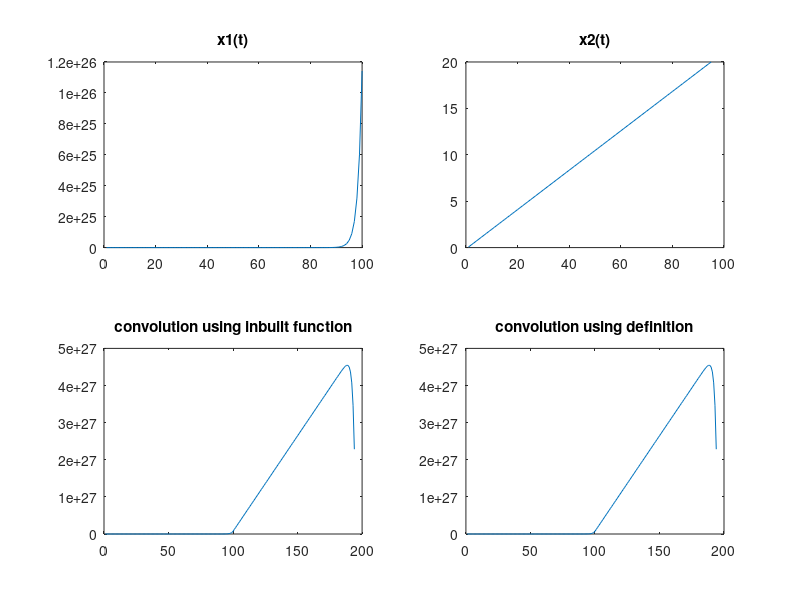

The MATLAB script that drew this image:
t = linspace(-1,20,100);
x1 = @(t) 1.*exp(3.*t).*(t>=0);
subplot(2,2,1)
plot(x1(t))
title('x1(t)');
x2 = @(t) 1*t(t>=0);
subplot(2,2,2)
plot(x2(t));
title('x2(t)');
x3 = conv(x1(t),x2(t));
subplot(2,2,3)
plot(x3);
title('convolution using inbuilt function');
X = x1(t);
Y = x2(t);
z = zeros(1,length(X)+length(Y)-1);
X = [X,zeros(1,length(Y)-1)];
Y = [Y,zeros(1,length(X)-1)];
z(1) = X(1)*Y(1);
for i = 2:(length(x1(t))+length(x2(t))-1)
    for j = 1:i
        z(i) = z(i) + X(j)*Y(i+1-j);
    end
end
subplot(2,2,4)
plot(z)
title('convolution using definition')